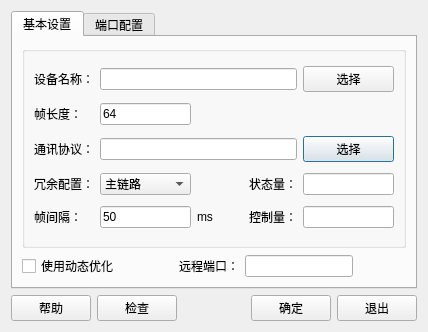
<?xml version="1.0" encoding="UTF-8"?>
<ui version="4.0">
 <class>NewNetDeviceDialog</class>
 <widget class="QDialog" name="NewNetDeviceDialog">
  <property name="geometry">
   <rect>
    <x>0</x>
    <y>0</y>
    <width>428</width>
    <height>321</height>
   </rect>
  </property>
  <property name="windowTitle">
   <string>网络设备</string>
  </property>
  <layout class="QVBoxLayout" name="verticalLayout">
   <item>
    <widget class="QTabWidget" name="tabWidget">
     <property name="currentIndex">
      <number>0</number>
     </property>
     <widget class="QWidget" name="tab">
      <attribute name="title">
       <string>基本设置</string>
      </attribute>
      <layout class="QVBoxLayout" name="verticalLayout_2">
       <item>
        <widget class="QGroupBox" name="groupBox">
         <property name="minimumSize">
          <size>
           <width>200</width>
           <height>200</height>
          </size>
         </property>
         <property name="title">
          <string/>
         </property>
         <layout class="QGridLayout" name="gridLayout_2">
          <item row="6" column="0">
           <widget class="QLabel" name="label_4">
            <property name="text">
             <string>帧间隔：</string>
            </property>
           </widget>
          </item>
          <item row="6" column="1">
           <widget class="QLineEdit" name="editFrameTimePeriod">
            <property name="text">
             <string>50</string>
            </property>
           </widget>
          </item>
          <item row="3" column="1">
           <widget class="QLineEdit" name="editFrameLen">
            <property name="text">
             <string>64</string>
            </property>
           </widget>
          </item>
          <item row="5" column="4">
           <widget class="QLabel" name="label_2">
            <property name="text">
             <string>状态量：</string>
            </property>
           </widget>
          </item>
          <item row="4" column="1" colspan="4">
           <widget class="QLineEdit" name="editProtocol">
            <property name="enabled">
             <bool>true</bool>
            </property>
            <property name="text">
             <string/>
            </property>
            <property name="readOnly">
             <bool>true</bool>
            </property>
           </widget>
          </item>
          <item row="6" column="2">
           <widget class="QLabel" name="label_6">
            <property name="text">
             <string>ms</string>
            </property>
           </widget>
          </item>
          <item row="4" column="5">
           <widget class="QPushButton" name="btnProtocolSelect">
            <property name="text">
             <string>选择</string>
            </property>
           </widget>
          </item>
          <item row="3" column="0">
           <widget class="QLabel" name="label_3">
            <property name="text">
             <string>帧长度：</string>
            </property>
           </widget>
          </item>
          <item row="2" column="0">
           <widget class="QLabel" name="label">
            <property name="text">
             <string>设备名称：</string>
            </property>
           </widget>
          </item>
          <item row="4" column="0">
           <widget class="QLabel" name="label_7">
            <property name="text">
             <string>通讯协议：</string>
            </property>
           </widget>
          </item>
          <item row="6" column="5">
           <widget class="QLineEdit" name="editCtrlVar"/>
          </item>
          <item row="6" column="4">
           <widget class="QLabel" name="label_5">
            <property name="text">
             <string>控制量：</string>
            </property>
           </widget>
          </item>
          <item row="5" column="1">
           <widget class="QComboBox" name="cboLink">
            <item>
             <property name="text">
              <string>主链路</string>
             </property>
            </item>
            <item>
             <property name="text">
              <string>备用链路</string>
             </property>
            </item>
           </widget>
          </item>
          <item row="2" column="5">
           <widget class="QPushButton" name="btnDeviceSelect">
            <property name="text">
             <string>选择</string>
            </property>
           </widget>
          </item>
          <item row="2" column="1" colspan="4">
           <widget class="QLineEdit" name="editDeviceName">
            <property name="text">
             <string/>
            </property>
           </widget>
          </item>
          <item row="5" column="0">
           <widget class="QLabel" name="label_8">
            <property name="text">
             <string>冗余配置：</string>
            </property>
           </widget>
          </item>
          <item row="5" column="5">
           <widget class="QLineEdit" name="editStateVar"/>
          </item>
          <item row="5" column="3">
           <spacer name="horizontalSpacer_4">
            <property name="orientation">
             <enum>Qt::Horizontal</enum>
            </property>
            <property name="sizeHint" stdset="0">
             <size>
              <width>40</width>
              <height>20</height>
             </size>
            </property>
           </spacer>
          </item>
         </layout>
        </widget>
       </item>
       <item>
        <layout class="QHBoxLayout" name="horizontalLayout">
         <item>
          <widget class="QCheckBox" name="checkDynamicOptimization">
           <property name="text">
            <string>使用动态优化</string>
           </property>
          </widget>
         </item>
         <item>
          <spacer name="horizontalSpacer_3">
           <property name="orientation">
            <enum>Qt::Horizontal</enum>
           </property>
           <property name="sizeHint" stdset="0">
            <size>
             <width>40</width>
             <height>20</height>
            </size>
           </property>
          </spacer>
         </item>
         <item>
          <widget class="QLabel" name="label_9">
           <property name="text">
            <string>远程端口：</string>
           </property>
          </widget>
         </item>
         <item>
          <widget class="QLineEdit" name="editRemotePort"/>
         </item>
         <item>
          <spacer name="horizontalSpacer_2">
           <property name="orientation">
            <enum>Qt::Horizontal</enum>
           </property>
           <property name="sizeHint" stdset="0">
            <size>
             <width>40</width>
             <height>20</height>
            </size>
           </property>
          </spacer>
         </item>
        </layout>
       </item>
      </layout>
     </widget>
     <widget class="QWidget" name="tab_2">
      <attribute name="title">
       <string>端口配置</string>
      </attribute>
      <layout class="QVBoxLayout" name="verticalLayout_3">
       <item>
        <widget class="QGroupBox" name="groupBox_2">
         <property name="title">
          <string/>
         </property>
         <layout class="QGridLayout" name="gridLayout">
          <item row="1" column="1">
           <widget class="QLabel" name="label_11">
            <property name="text">
             <string>端口：</string>
            </property>
           </widget>
          </item>
          <item row="3" column="1">
           <widget class="QLabel" name="label_13">
            <property name="text">
             <string>端口1：</string>
            </property>
           </widget>
          </item>
          <item row="0" column="1">
           <widget class="QLabel" name="label_10">
            <property name="text">
             <string>IP地址：</string>
            </property>
           </widget>
          </item>
          <item row="2" column="1">
           <widget class="QLabel" name="label_12">
            <property name="text">
             <string>IP地址1：</string>
            </property>
           </widget>
          </item>
          <item row="2" column="2" colspan="3">
           <widget class="QLineEdit" name="editIpAddress1">
            <property name="text">
             <string>0</string>
            </property>
           </widget>
          </item>
          <item row="0" column="2" colspan="3">
           <widget class="QLineEdit" name="editIpAddress">
            <property name="text">
             <string>localhost</string>
            </property>
           </widget>
          </item>
          <item row="1" column="2">
           <widget class="QLineEdit" name="editPort">
            <property name="text">
             <string>0</string>
            </property>
           </widget>
          </item>
          <item row="3" column="2">
           <widget class="QLineEdit" name="editPort1">
            <property name="text">
             <string>0</string>
            </property>
           </widget>
          </item>
          <item row="1" column="4">
           <spacer name="horizontalSpacer_5">
            <property name="orientation">
             <enum>Qt::Horizontal</enum>
            </property>
            <property name="sizeHint" stdset="0">
             <size>
              <width>40</width>
              <height>20</height>
             </size>
            </property>
           </spacer>
          </item>
         </layout>
        </widget>
       </item>
      </layout>
     </widget>
    </widget>
   </item>
   <item>
    <layout class="QHBoxLayout" name="horizontalLayout_7">
     <item>
      <widget class="QPushButton" name="btnHelp">
       <property name="text">
        <string>帮助</string>
       </property>
      </widget>
     </item>
     <item>
      <widget class="QPushButton" name="btnCheck">
       <property name="text">
        <string>检查</string>
       </property>
      </widget>
     </item>
     <item>
      <spacer name="horizontalSpacer">
       <property name="orientation">
        <enum>Qt::Horizontal</enum>
       </property>
       <property name="sizeHint" stdset="0">
        <size>
         <width>40</width>
         <height>20</height>
        </size>
       </property>
      </spacer>
     </item>
     <item>
      <widget class="QPushButton" name="btnOk">
       <property name="text">
        <string>确定</string>
       </property>
      </widget>
     </item>
     <item>
      <widget class="QPushButton" name="btnExit">
       <property name="text">
        <string>退出</string>
       </property>
      </widget>
     </item>
    </layout>
   </item>
  </layout>
 </widget>
 <resources/>
 <connections/>
</ui>
